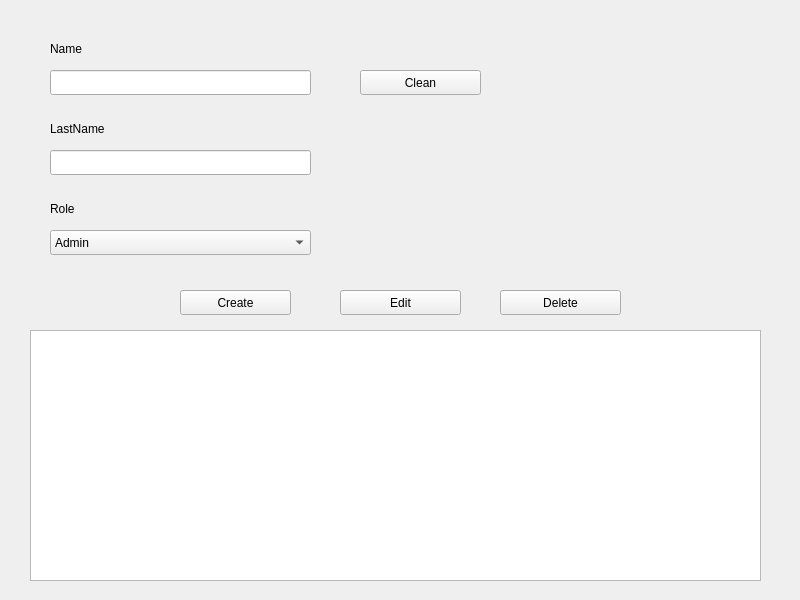
<?xml version="1.0" encoding="UTF-8"?>
<ui version="4.0">
 <class>crud</class>
 <widget class="QMainWindow" name="crud">
  <property name="geometry">
   <rect>
    <x>0</x>
    <y>0</y>
    <width>800</width>
    <height>600</height>
   </rect>
  </property>
  <property name="windowTitle">
   <string>CRUD Users</string>
  </property>
  <widget class="QWidget" name="centralwidget">
   <widget class="QLabel" name="label">
    <property name="geometry">
     <rect>
      <x>50</x>
      <y>200</y>
      <width>67</width>
      <height>17</height>
     </rect>
    </property>
    <property name="text">
     <string>Role</string>
    </property>
   </widget>
   <widget class="QLabel" name="label_2">
    <property name="geometry">
     <rect>
      <x>50</x>
      <y>40</y>
      <width>67</width>
      <height>17</height>
     </rect>
    </property>
    <property name="text">
     <string>Name</string>
    </property>
   </widget>
   <widget class="QLabel" name="label_3">
    <property name="geometry">
     <rect>
      <x>50</x>
      <y>120</y>
      <width>101</width>
      <height>17</height>
     </rect>
    </property>
    <property name="text">
     <string>LastName</string>
    </property>
   </widget>
   <widget class="QComboBox" name="cbBoxRole">
    <property name="geometry">
     <rect>
      <x>50</x>
      <y>230</y>
      <width>261</width>
      <height>25</height>
     </rect>
    </property>
    <item>
     <property name="text">
      <string>Admin</string>
     </property>
    </item>
    <item>
     <property name="text">
      <string>User</string>
     </property>
    </item>
    <item>
     <property name="text">
      <string>Invitate</string>
     </property>
    </item>
   </widget>
   <widget class="QPushButton" name="btnCreate">
    <property name="geometry">
     <rect>
      <x>180</x>
      <y>290</y>
      <width>111</width>
      <height>25</height>
     </rect>
    </property>
    <property name="text">
     <string>Create</string>
    </property>
   </widget>
   <widget class="QLineEdit" name="inputName">
    <property name="geometry">
     <rect>
      <x>50</x>
      <y>70</y>
      <width>261</width>
      <height>25</height>
     </rect>
    </property>
   </widget>
   <widget class="QLineEdit" name="inputLastName">
    <property name="geometry">
     <rect>
      <x>50</x>
      <y>150</y>
      <width>261</width>
      <height>25</height>
     </rect>
    </property>
   </widget>
   <widget class="QPushButton" name="btnEdit">
    <property name="geometry">
     <rect>
      <x>340</x>
      <y>290</y>
      <width>121</width>
      <height>25</height>
     </rect>
    </property>
    <property name="text">
     <string>Edit</string>
    </property>
   </widget>
   <widget class="QPushButton" name="pushButton_3">
    <property name="geometry">
     <rect>
      <x>360</x>
      <y>70</y>
      <width>121</width>
      <height>25</height>
     </rect>
    </property>
    <property name="text">
     <string>Clean</string>
    </property>
   </widget>
   <widget class="QPushButton" name="btnDelete">
    <property name="geometry">
     <rect>
      <x>500</x>
      <y>290</y>
      <width>121</width>
      <height>25</height>
     </rect>
    </property>
    <property name="text">
     <string>Delete</string>
    </property>
   </widget>
   <widget class="QListWidget" name="listWidget">
    <property name="geometry">
     <rect>
      <x>30</x>
      <y>330</y>
      <width>731</width>
      <height>251</height>
     </rect>
    </property>
   </widget>
  </widget>
 </widget>
 <resources/>
 <connections/>
</ui>
